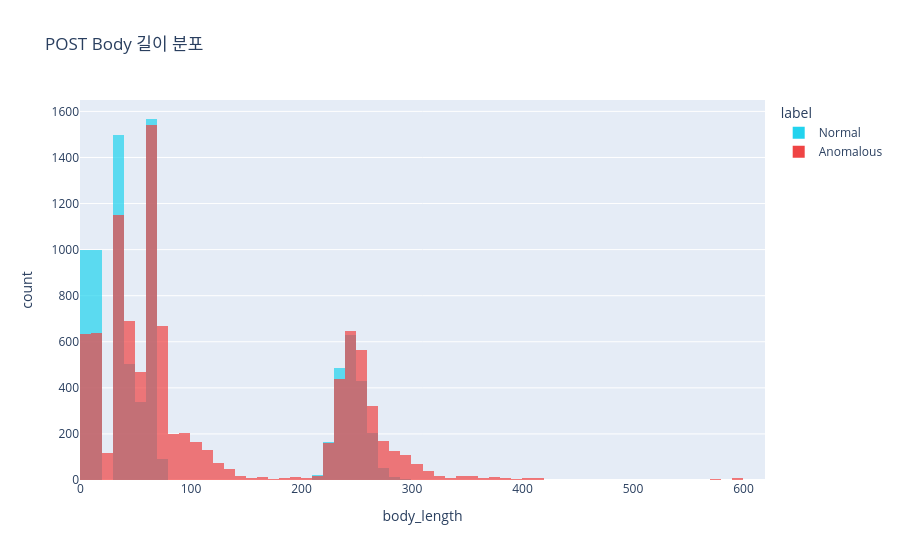
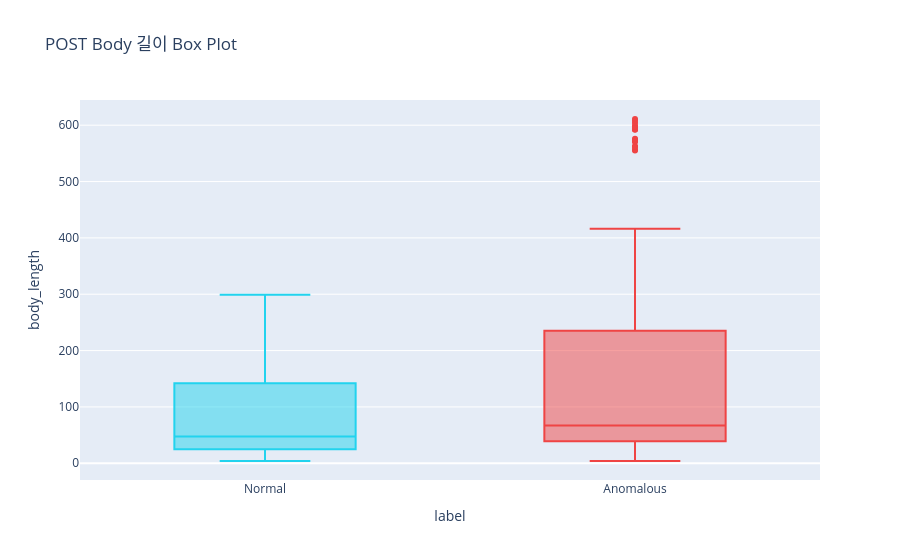

Notebook cell for these charts, in order:
### Code cell
# %% [5] POST 본문 길이 분석 (히스토그램 + Box Plot)
post_df = df[df["method"] == "POST"].copy()
print(f"POST 요청 수: {len(post_df):,}건")

fig = px.histogram(
    post_df,
    x="body_length",
    color="label",
    title="POST Body 길이 분포",
    barmode="overlay",
    opacity=0.7,
    nbins=80,
    color_discrete_map={"Normal": "#22d3ee", "Anomalous": "#ef4444"},
)
fig.show()

fig = px.box(
    post_df,
    x="label", y="body_length",
    color="label",
    title="POST Body 길이 Box Plot",
    color_discrete_map={"Normal": "#22d3ee", "Anomalous": "#ef4444"},
)
fig.update_layout(showlegend=False)
fig.show()

### Figure 1 — Plotly figure (JSON) as saved in the notebook; plotly's stock layout.template omitted (floating-point values rounded to 4 significant figures; data arrays with more than 128 entries replaced by an {"elided": "..."} marker saying what was removed)
{"data": [{"bingroup": "x", "hovertemplate": "label=Normal<br>body_length=%{x}<br>count=%{y}<extra></extra>", "legendgroup": "Normal", "marker": {"color": "#22d3ee", "opacity": 0.7, "pattern": {"shape": ""}}, "name": "Normal", "nbinsx": 80, "orientation": "v", "showlegend": true, "type": "histogram", "x": {"elided": "8000 int values"}, "xaxis": "x", "yaxis": "y"}, {"bingroup": "x", "hovertemplate": "label=Anomalous<br>body_length=%{x}<br>count=%{y}<extra></extra>", "legendgroup": "Anomalous", "marker": {"color": "#ef4444", "opacity": 0.7, "pattern": {"shape": ""}}, "name": "Anomalous", "nbinsx": 80, "orientation": "v", "showlegend": true, "type": "histogram", "x": {"elided": "9580 int values"}, "xaxis": "x", "yaxis": "y"}], "layout": {"barmode": "overlay", "legend": {"title": {"text": "label"}, "tracegroupgap": 0}, "title": {"text": "POST Body 길이 분포"}, "xaxis": {"anchor": "y", "domain": [0, 1], "title": {"text": "body_length"}}, "yaxis": {"anchor": "x", "domain": [0, 1], "title": {"text": "count"}}}}

### Figure 2 — Plotly figure (JSON) as saved in the notebook; plotly's stock layout.template omitted (floating-point values rounded to 4 significant figures; data arrays with more than 128 entries replaced by an {"elided": "..."} marker saying what was removed)
{"data": [{"alignmentgroup": "True", "hovertemplate": "label=%{x}<br>body_length=%{y}<extra></extra>", "legendgroup": "Normal", "marker": {"color": "#22d3ee"}, "name": "Normal", "notched": false, "offsetgroup": "Normal", "orientation": "v", "showlegend": true, "type": "box", "x": {"elided": "8000 str values"}, "x0": " ", "xaxis": "x", "y": {"elided": "8000 int values"}, "y0": " ", "yaxis": "y"}, {"alignmentgroup": "True", "hovertemplate": "label=%{x}<br>body_length=%{y}<extra></extra>", "legendgroup": "Anomalous", "marker": {"color": "#ef4444"}, "name": "Anomalous", "notched": false, "offsetgroup": "Anomalous", "orientation": "v", "showlegend": true, "type": "box", "x": {"elided": "9580 str values"}, "x0": " ", "xaxis": "x", "y": {"elided": "9580 int values"}, "y0": " ", "yaxis": "y"}], "layout": {"boxmode": "overlay", "legend": {"title": {"text": "label"}, "tracegroupgap": 0}, "showlegend": false, "title": {"text": "POST Body 길이 Box Plot"}, "xaxis": {"anchor": "y", "categoryarray": ["Normal", "Anomalous"], "categoryorder": "array", "domain": [0, 1], "title": {"text": "label"}}, "yaxis": {"anchor": "x", "domain": [0, 1], "title": {"text": "body_length"}}}}
